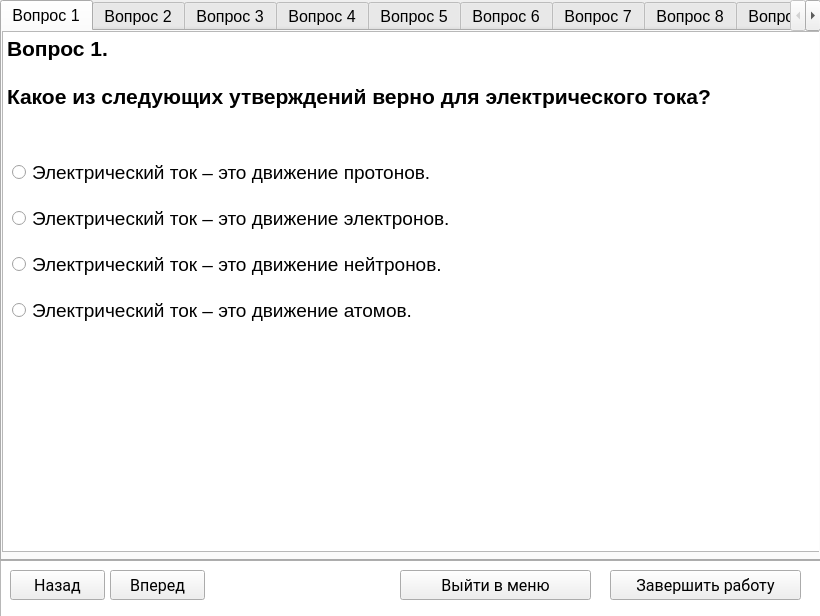
<?xml version="1.0" encoding="UTF-8"?>
<ui version="4.0">
 <class>MainWindow</class>
 <widget class="QMainWindow" name="MainWindow">
  <property name="geometry">
   <rect>
    <x>0</x>
    <y>0</y>
    <width>820</width>
    <height>616</height>
   </rect>
  </property>
  <property name="minimumSize">
   <size>
    <width>0</width>
    <height>0</height>
   </size>
  </property>
  <property name="maximumSize">
   <size>
    <width>1055</width>
    <height>690</height>
   </size>
  </property>
  <property name="windowTitle">
   <string>Закон Ома</string>
  </property>
  <property name="windowIcon">
   <iconset>
    <normaloff>../images/cap.png</normaloff>../images/cap.png</iconset>
  </property>
  <widget class="QWidget" name="centralwidget">
   <widget class="QTabWidget" name="tabWidget">
    <property name="geometry">
     <rect>
      <x>0</x>
      <y>0</y>
      <width>821</width>
      <height>561</height>
     </rect>
    </property>
    <property name="font">
     <font>
      <pointsize>12</pointsize>
     </font>
    </property>
    <property name="currentIndex">
     <number>0</number>
    </property>
    <widget class="QWidget" name="tab">
     <attribute name="title">
      <string>Вопрос 1</string>
     </attribute>
     <widget class="QTextBrowser" name="textBrowser">
      <property name="geometry">
       <rect>
        <x>0</x>
        <y>0</y>
        <width>821</width>
        <height>521</height>
       </rect>
      </property>
      <property name="html">
       <string>&lt;!DOCTYPE HTML PUBLIC &quot;-//W3C//DTD HTML 4.0//EN&quot; &quot;http://www.w3.org/TR/REC-html40/strict.dtd&quot;&gt;
&lt;html&gt;&lt;head&gt;&lt;meta name=&quot;qrichtext&quot; content=&quot;1&quot; /&gt;&lt;style type=&quot;text/css&quot;&gt;
p, li { white-space: pre-wrap; }
&lt;/style&gt;&lt;/head&gt;&lt;body style=&quot; font-family:'Roboto'; font-size:12pt; font-weight:400; font-style:normal;&quot;&gt;
&lt;p style=&quot; margin-top:0px; margin-bottom:0px; margin-left:0px; margin-right:0px; -qt-block-indent:0; text-indent:0px;&quot;&gt;&lt;span style=&quot; font-family:'MS Shell Dlg 2'; font-size:16pt; font-weight:600;&quot;&gt;Вопрос 1.&lt;/span&gt;&lt;span style=&quot; font-family:'MS Shell Dlg 2'; font-size:16pt;&quot;&gt;&lt;br /&gt;&lt;br /&gt;&lt;/span&gt;&lt;span style=&quot; font-size:16pt; font-weight:600;&quot;&gt;Какое из следующих утверждений верно для электрического тока?&lt;/span&gt;&lt;/p&gt;&lt;/body&gt;&lt;/html&gt;</string>
      </property>
     </widget>
     <widget class="QWidget" name="">
      <property name="geometry">
       <rect>
        <x>10</x>
        <y>116</y>
        <width>471</width>
        <height>191</height>
       </rect>
      </property>
      <layout class="QVBoxLayout" name="verticalLayout">
       <item>
        <widget class="QRadioButton" name="radioButton_1">
         <property name="font">
          <font>
           <pointsize>14</pointsize>
          </font>
         </property>
         <property name="text">
          <string>Электрический ток – это движение протонов.</string>
         </property>
        </widget>
       </item>
       <item>
        <widget class="QRadioButton" name="radioButton_2">
         <property name="font">
          <font>
           <pointsize>14</pointsize>
          </font>
         </property>
         <property name="text">
          <string>Электрический ток – это движение электронов.</string>
         </property>
        </widget>
       </item>
       <item>
        <widget class="QRadioButton" name="radioButton_3">
         <property name="font">
          <font>
           <pointsize>14</pointsize>
          </font>
         </property>
         <property name="text">
          <string>Электрический ток – это движение нейтронов.</string>
         </property>
        </widget>
       </item>
       <item>
        <widget class="QRadioButton" name="radioButton_4">
         <property name="font">
          <font>
           <pointsize>14</pointsize>
          </font>
         </property>
         <property name="text">
          <string>Электрический ток – это движение атомов.</string>
         </property>
        </widget>
       </item>
      </layout>
     </widget>
    </widget>
    <widget class="QWidget" name="tab_2">
     <attribute name="title">
      <string>Вопрос 2</string>
     </attribute>
     <widget class="QTextBrowser" name="textBrowser_2">
      <property name="geometry">
       <rect>
        <x>0</x>
        <y>0</y>
        <width>821</width>
        <height>521</height>
       </rect>
      </property>
      <property name="html">
       <string>&lt;!DOCTYPE HTML PUBLIC &quot;-//W3C//DTD HTML 4.0//EN&quot; &quot;http://www.w3.org/TR/REC-html40/strict.dtd&quot;&gt;
&lt;html&gt;&lt;head&gt;&lt;meta name=&quot;qrichtext&quot; content=&quot;1&quot; /&gt;&lt;style type=&quot;text/css&quot;&gt;
p, li { white-space: pre-wrap; }
&lt;/style&gt;&lt;/head&gt;&lt;body style=&quot; font-family:'Roboto'; font-size:12pt; font-weight:400; font-style:normal;&quot;&gt;
&lt;p style=&quot; margin-top:0px; margin-bottom:0px; margin-left:0px; margin-right:0px; -qt-block-indent:0; text-indent:0px;&quot;&gt;&lt;span style=&quot; font-family:'MS Shell Dlg 2'; font-size:16pt; font-weight:600;&quot;&gt;Вопрос 2.&lt;/span&gt;&lt;span style=&quot; font-family:'MS Shell Dlg 2'; font-size:16pt;&quot;&gt;&lt;br /&gt;&lt;br /&gt;&lt;/span&gt;&lt;span style=&quot; font-size:16pt; font-weight:600;&quot;&gt;Какая из приведенных величин измеряется в Амперах?&lt;/span&gt;&lt;/p&gt;&lt;/body&gt;&lt;/html&gt;</string>
      </property>
     </widget>
     <widget class="QWidget" name="layoutWidget_4">
      <property name="geometry">
       <rect>
        <x>10</x>
        <y>110</y>
        <width>471</width>
        <height>191</height>
       </rect>
      </property>
      <layout class="QVBoxLayout" name="verticalLayout_5">
       <item>
        <widget class="QRadioButton" name="radioButton_17">
         <property name="font">
          <font>
           <pointsize>14</pointsize>
          </font>
         </property>
         <property name="text">
          <string>Сила тока</string>
         </property>
        </widget>
       </item>
       <item>
        <widget class="QRadioButton" name="radioButton_18">
         <property name="font">
          <font>
           <pointsize>14</pointsize>
          </font>
         </property>
         <property name="text">
          <string>Напряжение</string>
         </property>
        </widget>
       </item>
       <item>
        <widget class="QRadioButton" name="radioButton_19">
         <property name="font">
          <font>
           <pointsize>14</pointsize>
          </font>
         </property>
         <property name="text">
          <string>Сопротивление</string>
         </property>
        </widget>
       </item>
       <item>
        <widget class="QRadioButton" name="radioButton_20">
         <property name="font">
          <font>
           <pointsize>14</pointsize>
          </font>
         </property>
         <property name="text">
          <string>Работа электрического тока</string>
         </property>
        </widget>
       </item>
      </layout>
     </widget>
    </widget>
    <widget class="QWidget" name="tab_3">
     <attribute name="title">
      <string>Вопрос 3</string>
     </attribute>
     <widget class="QTextBrowser" name="textBrowser_3">
      <property name="geometry">
       <rect>
        <x>0</x>
        <y>0</y>
        <width>821</width>
        <height>521</height>
       </rect>
      </property>
      <property name="html">
       <string>&lt;!DOCTYPE HTML PUBLIC &quot;-//W3C//DTD HTML 4.0//EN&quot; &quot;http://www.w3.org/TR/REC-html40/strict.dtd&quot;&gt;
&lt;html&gt;&lt;head&gt;&lt;meta name=&quot;qrichtext&quot; content=&quot;1&quot; /&gt;&lt;style type=&quot;text/css&quot;&gt;
p, li { white-space: pre-wrap; }
&lt;/style&gt;&lt;/head&gt;&lt;body style=&quot; font-family:'Roboto'; font-size:12pt; font-weight:400; font-style:normal;&quot;&gt;
&lt;p style=&quot; margin-top:0px; margin-bottom:0px; margin-left:0px; margin-right:0px; -qt-block-indent:0; text-indent:0px;&quot;&gt;&lt;span style=&quot; font-family:'MS Shell Dlg 2'; font-size:16pt; font-weight:600;&quot;&gt;Вопрос 3.&lt;/span&gt;&lt;span style=&quot; font-family:'MS Shell Dlg 2'; font-size:16pt;&quot;&gt;&lt;br /&gt;&lt;br /&gt;&lt;/span&gt;&lt;span style=&quot; font-size:16pt; font-weight:600;&quot;&gt;Как называется явление, при котором на конце проводника накапливается электрический заряд, если в нем течет постоянный электрический ток?&lt;/span&gt;&lt;/p&gt;&lt;/body&gt;&lt;/html&gt;</string>
      </property>
     </widget>
     <widget class="QLineEdit" name="line_2">
      <property name="geometry">
       <rect>
        <x>10</x>
        <y>120</y>
        <width>341</width>
        <height>41</height>
       </rect>
      </property>
      <property name="font">
       <font>
        <pointsize>16</pointsize>
       </font>
      </property>
      <property name="text">
       <string/>
      </property>
     </widget>
    </widget>
    <widget class="QWidget" name="tab_4">
     <attribute name="title">
      <string>Вопрос 4</string>
     </attribute>
     <widget class="QTextBrowser" name="textBrowser_4">
      <property name="geometry">
       <rect>
        <x>0</x>
        <y>0</y>
        <width>821</width>
        <height>521</height>
       </rect>
      </property>
      <property name="html">
       <string>&lt;!DOCTYPE HTML PUBLIC &quot;-//W3C//DTD HTML 4.0//EN&quot; &quot;http://www.w3.org/TR/REC-html40/strict.dtd&quot;&gt;
&lt;html&gt;&lt;head&gt;&lt;meta name=&quot;qrichtext&quot; content=&quot;1&quot; /&gt;&lt;style type=&quot;text/css&quot;&gt;
p, li { white-space: pre-wrap; }
&lt;/style&gt;&lt;/head&gt;&lt;body style=&quot; font-family:'Roboto'; font-size:12pt; font-weight:400; font-style:normal;&quot;&gt;
&lt;p style=&quot; margin-top:0px; margin-bottom:0px; margin-left:0px; margin-right:0px; -qt-block-indent:0; text-indent:0px;&quot;&gt;&lt;span style=&quot; font-family:'MS Shell Dlg 2'; font-size:16pt; font-weight:600;&quot;&gt;Вопрос 4.&lt;/span&gt;&lt;span style=&quot; font-family:'MS Shell Dlg 2'; font-size:16pt;&quot;&gt;&lt;br /&gt;&lt;br /&gt;&lt;/span&gt;&lt;span style=&quot; font-size:16pt; font-weight:600;&quot;&gt;Что происходит с сопротивлением проводника при увеличении его температуры?&lt;/span&gt;&lt;/p&gt;&lt;/body&gt;&lt;/html&gt;</string>
      </property>
     </widget>
     <widget class="QWidget" name="layoutWidget">
      <property name="geometry">
       <rect>
        <x>10</x>
        <y>120</y>
        <width>471</width>
        <height>191</height>
       </rect>
      </property>
      <layout class="QVBoxLayout" name="verticalLayout_2">
       <item>
        <widget class="QRadioButton" name="radioButton_5">
         <property name="font">
          <font>
           <pointsize>14</pointsize>
          </font>
         </property>
         <property name="text">
          <string>Уменьшается</string>
         </property>
        </widget>
       </item>
       <item>
        <widget class="QRadioButton" name="radioButton_6">
         <property name="font">
          <font>
           <pointsize>14</pointsize>
          </font>
         </property>
         <property name="text">
          <string>Увеличивается</string>
         </property>
        </widget>
       </item>
       <item>
        <widget class="QRadioButton" name="radioButton_7">
         <property name="font">
          <font>
           <pointsize>14</pointsize>
          </font>
         </property>
         <property name="text">
          <string>Не изменяется</string>
         </property>
        </widget>
       </item>
       <item>
        <widget class="QRadioButton" name="radioButton_8">
         <property name="font">
          <font>
           <pointsize>14</pointsize>
          </font>
         </property>
         <property name="text">
          <string>Зависит от материала проводника</string>
         </property>
        </widget>
       </item>
      </layout>
     </widget>
    </widget>
    <widget class="QWidget" name="tab_5">
     <attribute name="title">
      <string>Вопрос 5</string>
     </attribute>
     <widget class="QTextBrowser" name="textBrowser_5">
      <property name="geometry">
       <rect>
        <x>0</x>
        <y>0</y>
        <width>821</width>
        <height>521</height>
       </rect>
      </property>
      <property name="html">
       <string>&lt;!DOCTYPE HTML PUBLIC &quot;-//W3C//DTD HTML 4.0//EN&quot; &quot;http://www.w3.org/TR/REC-html40/strict.dtd&quot;&gt;
&lt;html&gt;&lt;head&gt;&lt;meta name=&quot;qrichtext&quot; content=&quot;1&quot; /&gt;&lt;style type=&quot;text/css&quot;&gt;
p, li { white-space: pre-wrap; }
&lt;/style&gt;&lt;/head&gt;&lt;body style=&quot; font-family:'Roboto'; font-size:12pt; font-weight:400; font-style:normal;&quot;&gt;
&lt;p style=&quot; margin-top:0px; margin-bottom:0px; margin-left:0px; margin-right:0px; -qt-block-indent:0; text-indent:0px;&quot;&gt;&lt;span style=&quot; font-family:'MS Shell Dlg 2'; font-size:16pt; font-weight:600;&quot;&gt;Вопрос 5.&lt;/span&gt;&lt;span style=&quot; font-family:'MS Shell Dlg 2'; font-size:16pt;&quot;&gt;&lt;br /&gt;&lt;br /&gt;&lt;/span&gt;&lt;span style=&quot; font-size:16pt; font-weight:600;&quot;&gt;Как называется явление, при котором в замкнутом контуре возникает электрический ток под действием изменяющегося магнитного поля?&lt;/span&gt;&lt;/p&gt;&lt;/body&gt;&lt;/html&gt;</string>
      </property>
     </widget>
     <widget class="QLineEdit" name="line_3">
      <property name="geometry">
       <rect>
        <x>10</x>
        <y>130</y>
        <width>341</width>
        <height>41</height>
       </rect>
      </property>
      <property name="font">
       <font>
        <pointsize>16</pointsize>
       </font>
      </property>
      <property name="text">
       <string/>
      </property>
     </widget>
    </widget>
    <widget class="QWidget" name="tab_6">
     <attribute name="title">
      <string>Вопрос 6</string>
     </attribute>
     <widget class="QTextBrowser" name="textBrowser_6">
      <property name="geometry">
       <rect>
        <x>0</x>
        <y>0</y>
        <width>821</width>
        <height>521</height>
       </rect>
      </property>
      <property name="html">
       <string>&lt;!DOCTYPE HTML PUBLIC &quot;-//W3C//DTD HTML 4.0//EN&quot; &quot;http://www.w3.org/TR/REC-html40/strict.dtd&quot;&gt;
&lt;html&gt;&lt;head&gt;&lt;meta name=&quot;qrichtext&quot; content=&quot;1&quot; /&gt;&lt;style type=&quot;text/css&quot;&gt;
p, li { white-space: pre-wrap; }
&lt;/style&gt;&lt;/head&gt;&lt;body style=&quot; font-family:'Roboto'; font-size:12pt; font-weight:400; font-style:normal;&quot;&gt;
&lt;p style=&quot; margin-top:0px; margin-bottom:0px; margin-left:0px; margin-right:0px; -qt-block-indent:0; text-indent:0px;&quot;&gt;&lt;span style=&quot; font-family:'MS Shell Dlg 2'; font-size:16pt; font-weight:600;&quot;&gt;Вопрос 6.&lt;/span&gt;&lt;span style=&quot; font-family:'MS Shell Dlg 2'; font-size:16pt;&quot;&gt;&lt;br /&gt;&lt;br /&gt;&lt;/span&gt;&lt;span style=&quot; font-size:16pt; font-weight:600;&quot;&gt;Какое устройство используется для измерения напряжения в электрической цепи?&lt;/span&gt;&lt;/p&gt;&lt;/body&gt;&lt;/html&gt;</string>
      </property>
     </widget>
     <widget class="QWidget" name="layoutWidget_2">
      <property name="geometry">
       <rect>
        <x>10</x>
        <y>110</y>
        <width>471</width>
        <height>191</height>
       </rect>
      </property>
      <layout class="QVBoxLayout" name="verticalLayout_3">
       <item>
        <widget class="QRadioButton" name="radioButton_9">
         <property name="font">
          <font>
           <pointsize>14</pointsize>
          </font>
         </property>
         <property name="text">
          <string>Амперметр</string>
         </property>
        </widget>
       </item>
       <item>
        <widget class="QRadioButton" name="radioButton_10">
         <property name="font">
          <font>
           <pointsize>14</pointsize>
          </font>
         </property>
         <property name="text">
          <string>Вольтметр</string>
         </property>
        </widget>
       </item>
       <item>
        <widget class="QRadioButton" name="radioButton_11">
         <property name="font">
          <font>
           <pointsize>14</pointsize>
          </font>
         </property>
         <property name="text">
          <string>Омметр</string>
         </property>
        </widget>
       </item>
       <item>
        <widget class="QRadioButton" name="radioButton_12">
         <property name="font">
          <font>
           <pointsize>14</pointsize>
          </font>
         </property>
         <property name="text">
          <string>Электрометр</string>
         </property>
        </widget>
       </item>
      </layout>
     </widget>
    </widget>
    <widget class="QWidget" name="tab_7">
     <attribute name="title">
      <string>Вопрос 7</string>
     </attribute>
     <widget class="QTextBrowser" name="textBrowser_7">
      <property name="geometry">
       <rect>
        <x>0</x>
        <y>0</y>
        <width>821</width>
        <height>521</height>
       </rect>
      </property>
      <property name="html">
       <string>&lt;!DOCTYPE HTML PUBLIC &quot;-//W3C//DTD HTML 4.0//EN&quot; &quot;http://www.w3.org/TR/REC-html40/strict.dtd&quot;&gt;
&lt;html&gt;&lt;head&gt;&lt;meta name=&quot;qrichtext&quot; content=&quot;1&quot; /&gt;&lt;style type=&quot;text/css&quot;&gt;
p, li { white-space: pre-wrap; }
&lt;/style&gt;&lt;/head&gt;&lt;body style=&quot; font-family:'Roboto'; font-size:12pt; font-weight:400; font-style:normal;&quot;&gt;
&lt;p style=&quot; margin-top:0px; margin-bottom:0px; margin-left:0px; margin-right:0px; -qt-block-indent:0; text-indent:0px;&quot;&gt;&lt;span style=&quot; font-family:'MS Shell Dlg 2'; font-size:16pt; font-weight:600;&quot;&gt;Вопрос 7.&lt;/span&gt;&lt;span style=&quot; font-family:'MS Shell Dlg 2'; font-size:16pt;&quot;&gt;&lt;br /&gt;&lt;br /&gt;&lt;/span&gt;&lt;span style=&quot; font-size:16pt; font-weight:600;&quot;&gt;Как называется явление, при котором электрическое сопротивление материалов резко уменьшается при снижении температуры ниже определенного критического значения?&lt;/span&gt;&lt;/p&gt;&lt;/body&gt;&lt;/html&gt;</string>
      </property>
     </widget>
     <widget class="QLineEdit" name="line_4">
      <property name="geometry">
       <rect>
        <x>10</x>
        <y>160</y>
        <width>341</width>
        <height>41</height>
       </rect>
      </property>
      <property name="font">
       <font>
        <pointsize>16</pointsize>
       </font>
      </property>
      <property name="text">
       <string/>
      </property>
     </widget>
    </widget>
    <widget class="QWidget" name="tab_8">
     <attribute name="title">
      <string>Вопрос 8</string>
     </attribute>
     <widget class="QTextBrowser" name="textBrowser_8">
      <property name="geometry">
       <rect>
        <x>0</x>
        <y>0</y>
        <width>821</width>
        <height>521</height>
       </rect>
      </property>
      <property name="html">
       <string>&lt;!DOCTYPE HTML PUBLIC &quot;-//W3C//DTD HTML 4.0//EN&quot; &quot;http://www.w3.org/TR/REC-html40/strict.dtd&quot;&gt;
&lt;html&gt;&lt;head&gt;&lt;meta name=&quot;qrichtext&quot; content=&quot;1&quot; /&gt;&lt;style type=&quot;text/css&quot;&gt;
p, li { white-space: pre-wrap; }
&lt;/style&gt;&lt;/head&gt;&lt;body style=&quot; font-family:'Roboto'; font-size:12pt; font-weight:400; font-style:normal;&quot;&gt;
&lt;p style=&quot; margin-top:0px; margin-bottom:0px; margin-left:0px; margin-right:0px; -qt-block-indent:0; text-indent:0px;&quot;&gt;&lt;span style=&quot; font-family:'MS Shell Dlg 2'; font-size:16pt; font-weight:600;&quot;&gt;Вопрос 8.&lt;/span&gt;&lt;span style=&quot; font-family:'MS Shell Dlg 2'; font-size:16pt;&quot;&gt;&lt;br /&gt;&lt;br /&gt;&lt;/span&gt;&lt;span style=&quot; font-size:16pt; font-weight:600;&quot;&gt;Что определяет закон Ома для участка цепи?&lt;/span&gt;&lt;/p&gt;&lt;/body&gt;&lt;/html&gt;</string>
      </property>
     </widget>
     <widget class="QWidget" name="layoutWidget_3">
      <property name="geometry">
       <rect>
        <x>10</x>
        <y>110</y>
        <width>541</width>
        <height>191</height>
       </rect>
      </property>
      <layout class="QVBoxLayout" name="verticalLayout_4">
       <item>
        <widget class="QRadioButton" name="radioButton_13">
         <property name="font">
          <font>
           <pointsize>14</pointsize>
          </font>
         </property>
         <property name="text">
          <string>Зависимость силы тока от напряжения и сопротивления</string>
         </property>
        </widget>
       </item>
       <item>
        <widget class="QRadioButton" name="radioButton_14">
         <property name="font">
          <font>
           <pointsize>14</pointsize>
          </font>
         </property>
         <property name="text">
          <string>Зависимость напряжения от силы тока и работы</string>
         </property>
        </widget>
       </item>
       <item>
        <widget class="QRadioButton" name="radioButton_15">
         <property name="font">
          <font>
           <pointsize>14</pointsize>
          </font>
         </property>
         <property name="text">
          <string>Зависимость работы от силы тока и напряжения</string>
         </property>
        </widget>
       </item>
       <item>
        <widget class="QRadioButton" name="radioButton_16">
         <property name="font">
          <font>
           <pointsize>14</pointsize>
          </font>
         </property>
         <property name="text">
          <string>Зависимость сопротивления от напряжения и силы тока</string>
         </property>
        </widget>
       </item>
      </layout>
     </widget>
    </widget>
    <widget class="QWidget" name="tab_9">
     <attribute name="title">
      <string>Вопрос 9</string>
     </attribute>
     <widget class="QTextBrowser" name="textBrowser_9">
      <property name="geometry">
       <rect>
        <x>0</x>
        <y>0</y>
        <width>821</width>
        <height>521</height>
       </rect>
      </property>
      <property name="html">
       <string>&lt;!DOCTYPE HTML PUBLIC &quot;-//W3C//DTD HTML 4.0//EN&quot; &quot;http://www.w3.org/TR/REC-html40/strict.dtd&quot;&gt;
&lt;html&gt;&lt;head&gt;&lt;meta name=&quot;qrichtext&quot; content=&quot;1&quot; /&gt;&lt;style type=&quot;text/css&quot;&gt;
p, li { white-space: pre-wrap; }
&lt;/style&gt;&lt;/head&gt;&lt;body style=&quot; font-family:'Roboto'; font-size:12pt; font-weight:400; font-style:normal;&quot;&gt;
&lt;p style=&quot; margin-top:0px; margin-bottom:0px; margin-left:0px; margin-right:0px; -qt-block-indent:0; text-indent:0px;&quot;&gt;&lt;span style=&quot; font-family:'MS Shell Dlg 2'; font-size:16pt; font-weight:600;&quot;&gt;Вопрос 9.&lt;/span&gt;&lt;span style=&quot; font-family:'MS Shell Dlg 2'; font-size:16pt;&quot;&gt;&lt;br /&gt;&lt;br /&gt;&lt;/span&gt;&lt;span style=&quot; font-size:16pt; font-weight:600;&quot;&gt;Как называется явление, при котором электрический ток протекает в одном направлении, не изменяя своего направления со временем?&lt;/span&gt;&lt;/p&gt;&lt;/body&gt;&lt;/html&gt;</string>
      </property>
     </widget>
     <widget class="QLineEdit" name="line_5">
      <property name="geometry">
       <rect>
        <x>10</x>
        <y>120</y>
        <width>341</width>
        <height>41</height>
       </rect>
      </property>
      <property name="font">
       <font>
        <pointsize>16</pointsize>
       </font>
      </property>
      <property name="text">
       <string/>
      </property>
     </widget>
    </widget>
   </widget>
   <widget class="QPushButton" name="buttonForward">
    <property name="geometry">
     <rect>
      <x>110</x>
      <y>570</y>
      <width>95</width>
      <height>30</height>
     </rect>
    </property>
    <property name="font">
     <font>
      <family>Roboto</family>
      <pointsize>12</pointsize>
     </font>
    </property>
    <property name="text">
     <string>Вперед</string>
    </property>
   </widget>
   <widget class="QPushButton" name="buttonFinal">
    <property name="geometry">
     <rect>
      <x>610</x>
      <y>570</y>
      <width>191</width>
      <height>30</height>
     </rect>
    </property>
    <property name="font">
     <font>
      <family>Roboto</family>
      <pointsize>12</pointsize>
     </font>
    </property>
    <property name="text">
     <string>Завершить работу</string>
    </property>
   </widget>
   <widget class="QPushButton" name="buttonBack">
    <property name="geometry">
     <rect>
      <x>10</x>
      <y>570</y>
      <width>95</width>
      <height>30</height>
     </rect>
    </property>
    <property name="font">
     <font>
      <family>Roboto</family>
      <pointsize>12</pointsize>
     </font>
    </property>
    <property name="text">
     <string>Назад</string>
    </property>
   </widget>
   <widget class="QTextEdit" name="textEdit">
    <property name="geometry">
     <rect>
      <x>0</x>
      <y>560</y>
      <width>821</width>
      <height>87</height>
     </rect>
    </property>
    <property name="textInteractionFlags">
     <set>Qt::NoTextInteraction</set>
    </property>
   </widget>
   <widget class="QPushButton" name="buttonMain">
    <property name="geometry">
     <rect>
      <x>400</x>
      <y>570</y>
      <width>191</width>
      <height>30</height>
     </rect>
    </property>
    <property name="font">
     <font>
      <family>Roboto</family>
      <pointsize>12</pointsize>
     </font>
    </property>
    <property name="text">
     <string>Выйти в меню</string>
    </property>
   </widget>
   <zorder>textEdit</zorder>
   <zorder>tabWidget</zorder>
   <zorder>buttonForward</zorder>
   <zorder>buttonFinal</zorder>
   <zorder>buttonBack</zorder>
   <zorder>buttonMain</zorder>
  </widget>
 </widget>
 <resources/>
 <connections/>
</ui>
